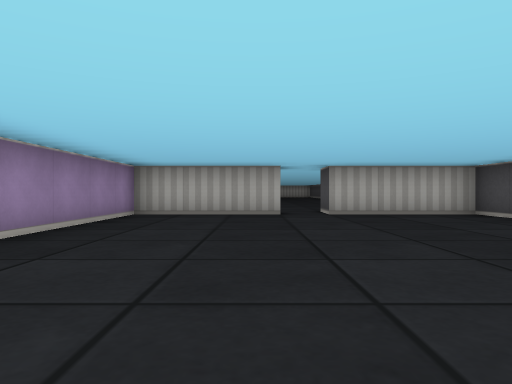
view 1 (above)

16 first-person views from a walk through a cub3D ray-caster map. The camera is about half as high as the walls, looks level and sees 70° across. The floor is counted in squares. Each view is taken from the middle of a square. On the plan, view 1 faces up. The plan holds only what a view shows up to about 9 squares ahead; the rest is blank.

view 2
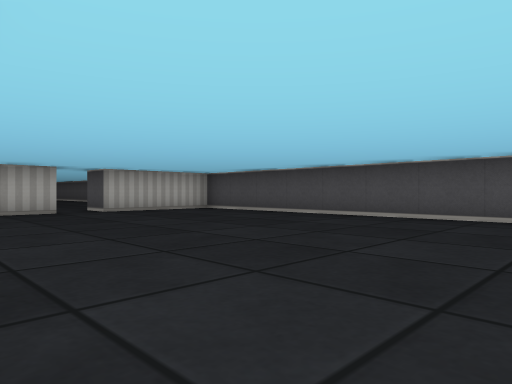

view 3
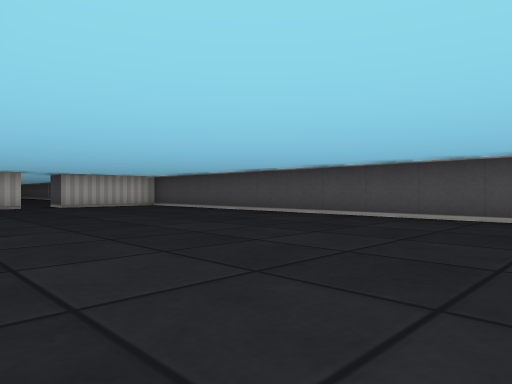

view 4
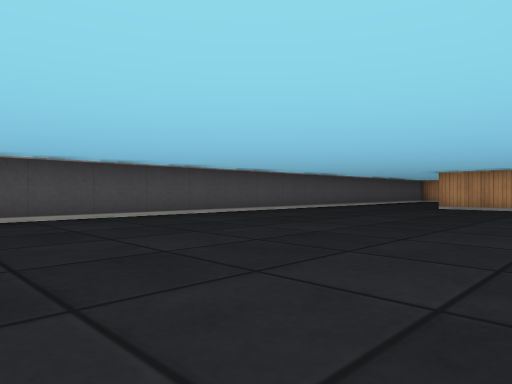

view 5
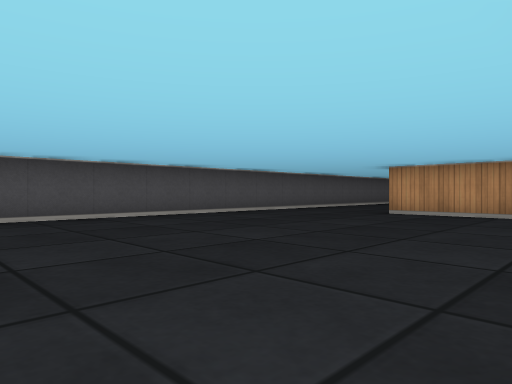

view 6
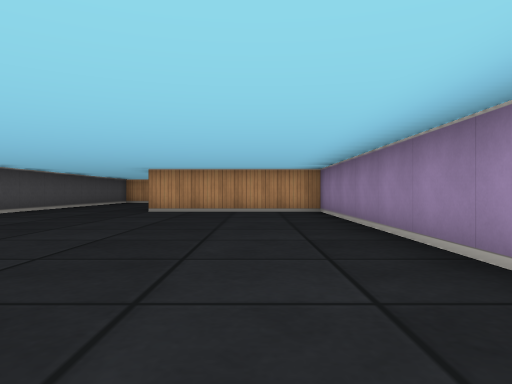

view 7
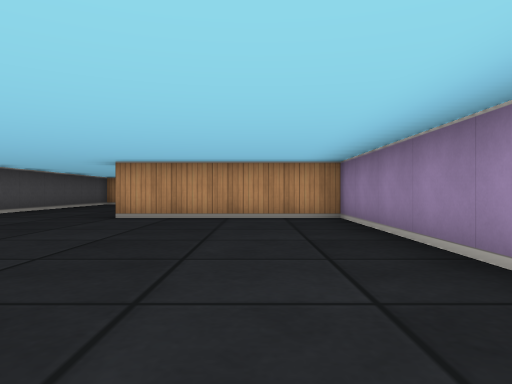

view 8
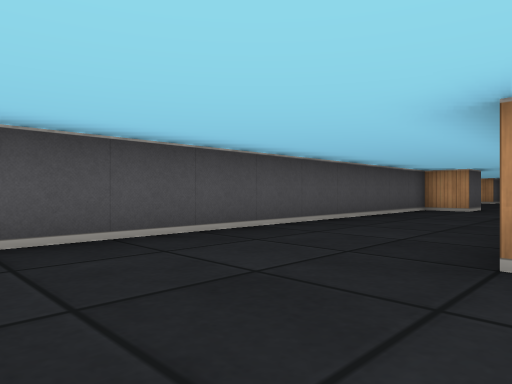

view 9
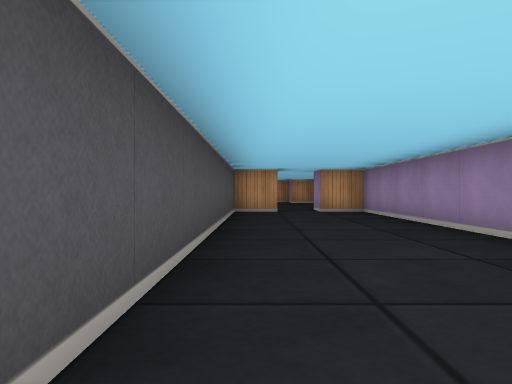

view 10
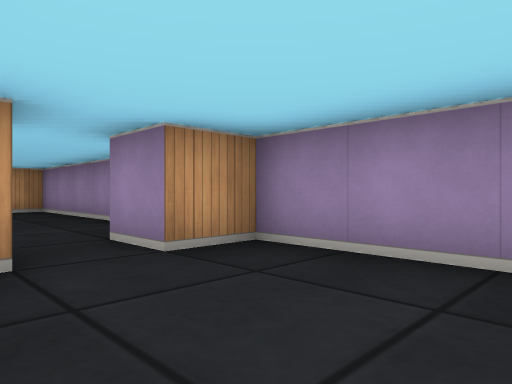

view 11
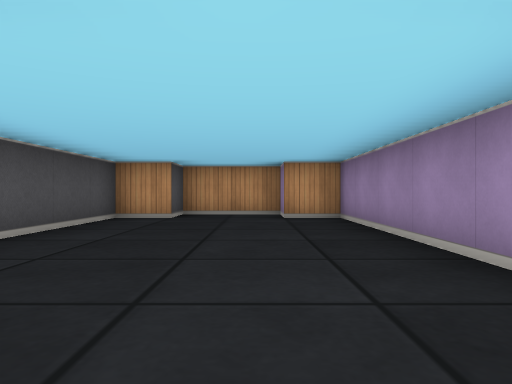

view 12
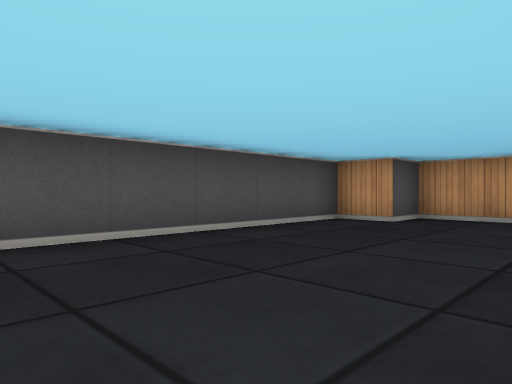

view 13
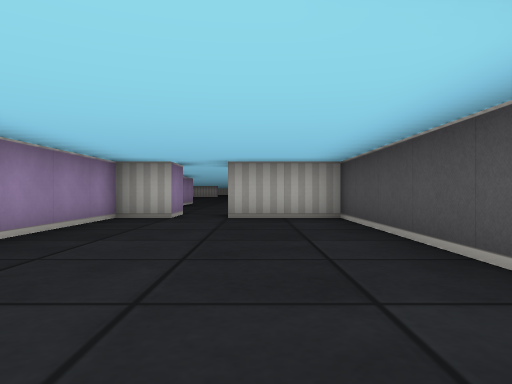

view 14
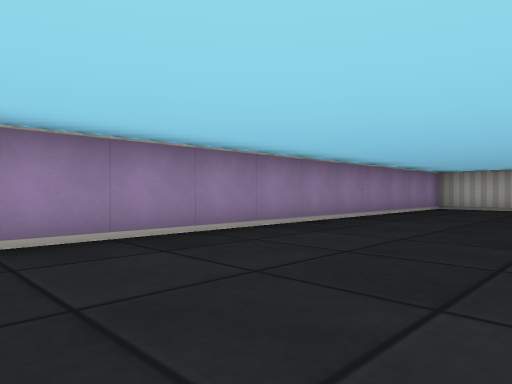

view 15
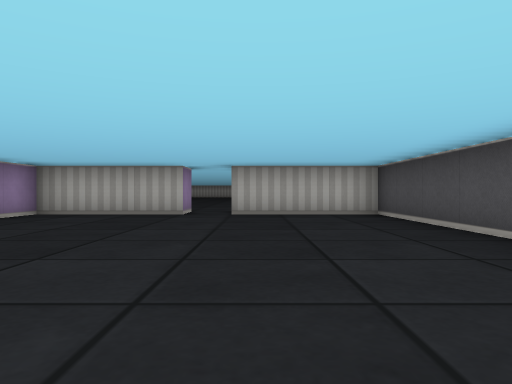

view 16
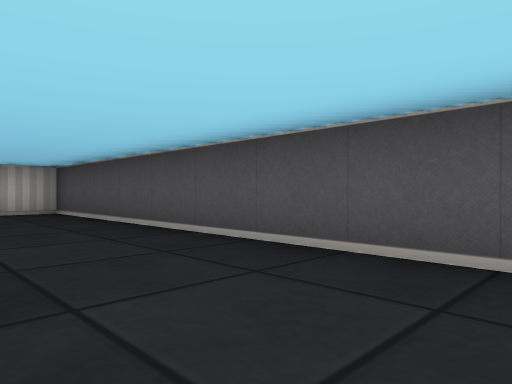

### Floor plan
Points are (right, up) in squares from view 1. A wall is a line through its corners. A room is listed if a view was taken in it or the views show most of it. See-through windows are left out.
Room 1 (views 1, 2, 3, 4, 5, 6, 7, 8, 9, 10, 11, 14, 15, 16)
walls: (-2.5, -4.1) (-2.5, -10.5) (1.5, -10.5); (1.5, -12.5) (1.5, -17.5) (2.5, -17.5) (2.5, -18.5); (0.5, 7.5) (-2.5, 7.5) (-2.5, -2.5); (3.5, -18.5) (3.5, -17.5) (4.5, -17.5) (4.5, 7.5) (1.5, 7.5)
ways out: opening at (3, -18) to room 2; opening at (1, 8)
Room 2 (views 12, 13)
walls: (2.5, -18.5) (1.5, -18.5) (1.5, -24.5) (2.5, -24.5) (2.5, -25.5) (4.5, -25.5) (4.5, -24.5) (5.5, -24.5) (5.5, -18.5) (3.5, -18.5)
ways out: opening at (3, -18) to room 1

Positions as (right, up) in squares from view 1, and headings:
1: (0, 0), facing up
2: (-2, -1), facing up-right
3: (-2, -4), facing up-right
4: (-2, 0), facing down-right
5: (-2, -3), facing down-right
6: (-1, -2), facing down
7: (-1, -4), facing down
8: (1, -8), facing down-right
9: (4, -9), facing down
10: (4, -15), facing down-left
11: (3, -18), facing down
12: (2, -19), facing down-right
13: (4, -25), facing up
14: (1, -3), facing up-left
15: (2, 0), facing up
16: (2, -1), facing up-right
